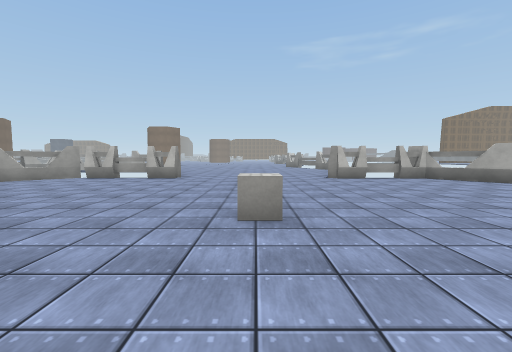
[1] (above)

21 first-person views from a walk through a scene from a Unity 3-D project. The camera is 1.4 m above the floor, tilts 4° down and sees 90° across. The floor is counted in squares, 2 m on a side. Each view is taken from the middle of a square. On the plan, view 1 faces up. The plan holds only what a view shows up to about 9 squares ahead; the rest is blank. The place goes on beyond the plan. Some animated figures are not drawn. Surface patterns are stand-ins for the level's own textures.

[2]
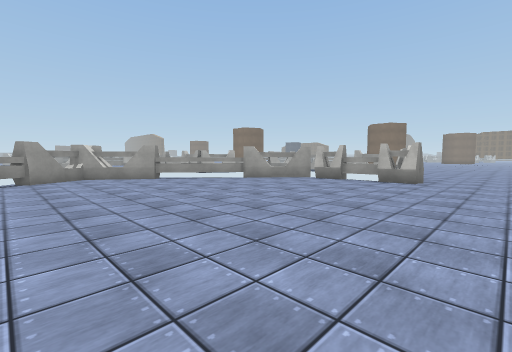

[3]
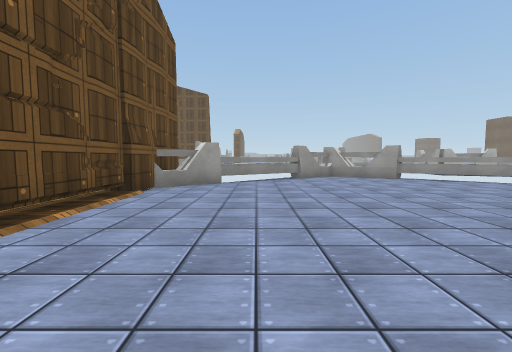

[4]
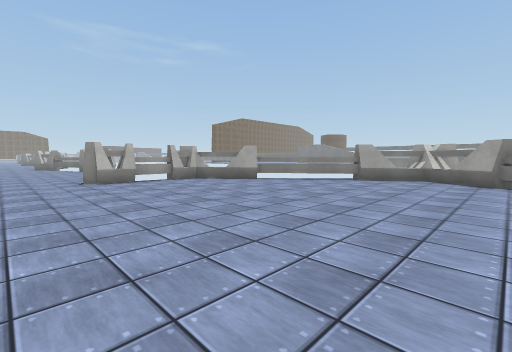

[5]
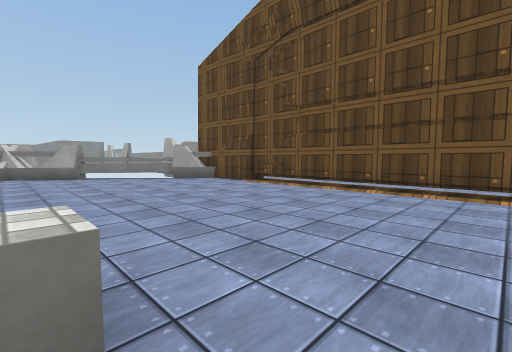

[6]
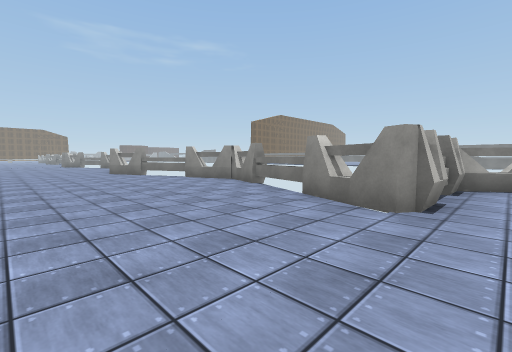

[7]
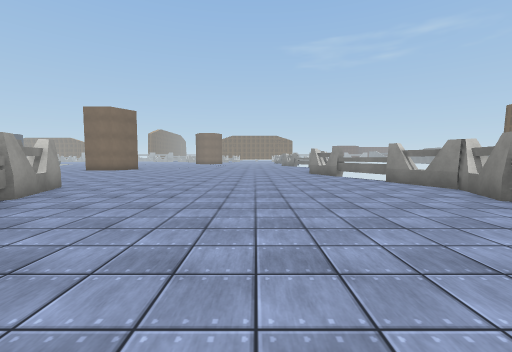

[8]
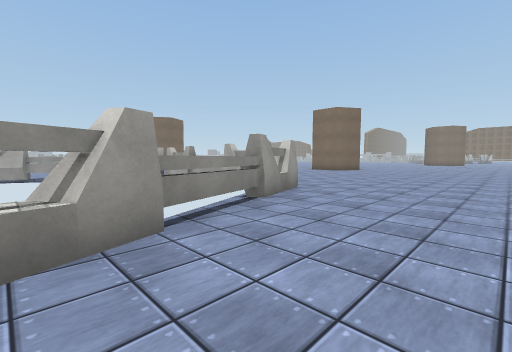

[9]
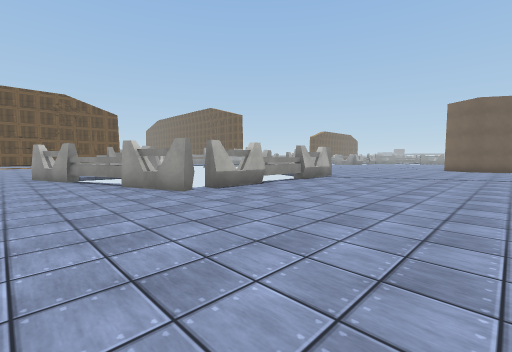

[10]
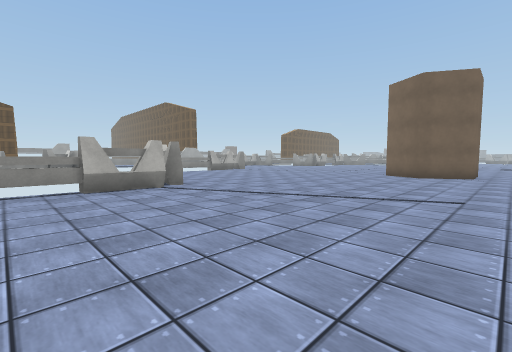

[11]
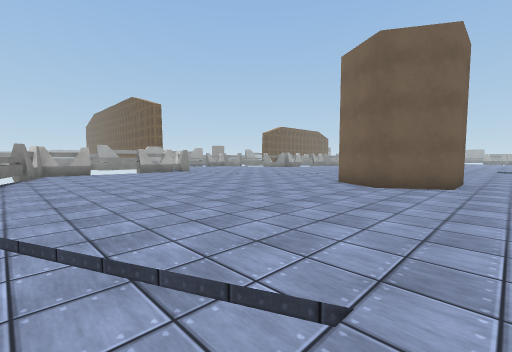

[12]
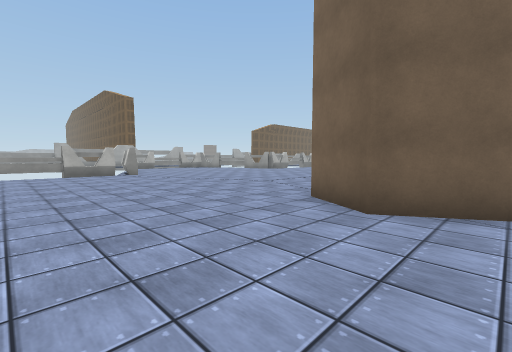

[13]
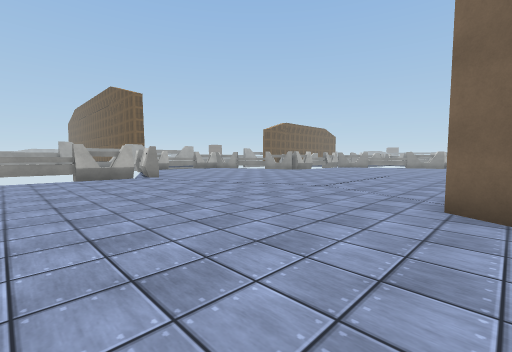

[14]
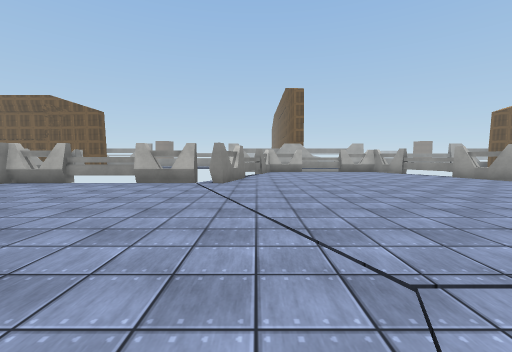

[15]
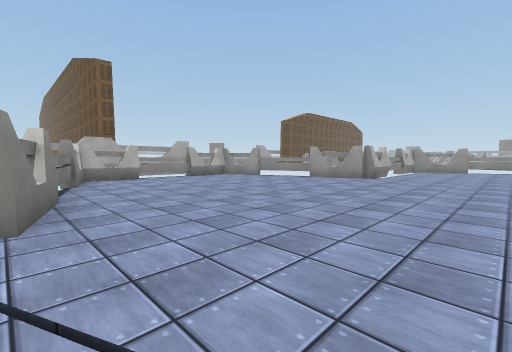

[16]
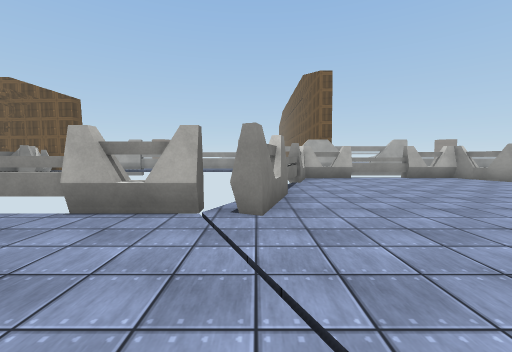

[17]
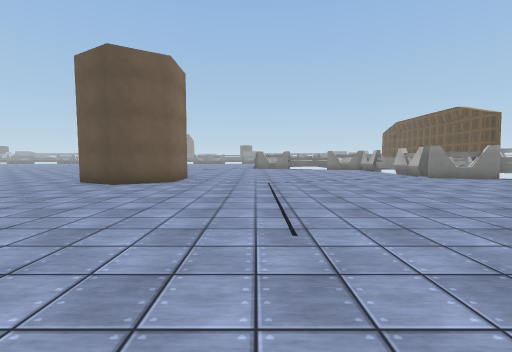

[18]
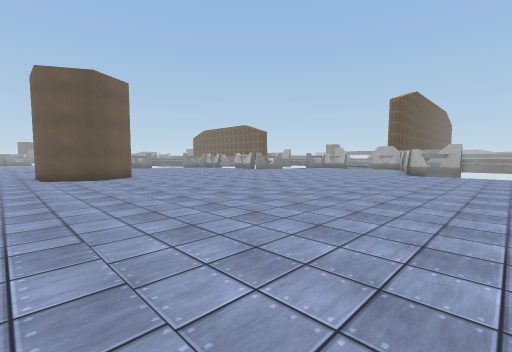

[19]
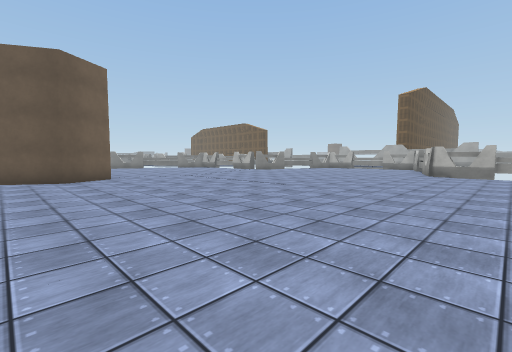

[20]
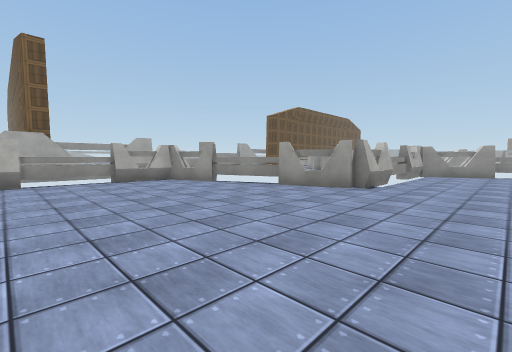

[21]
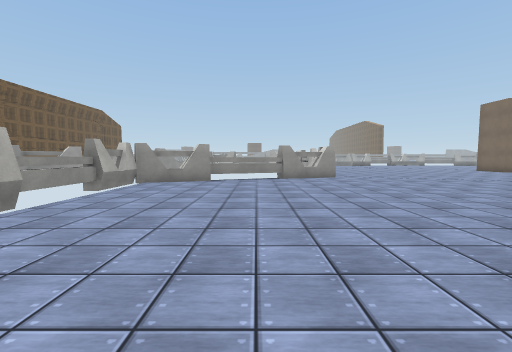

### Floor plan
Key: @ floor where view 1 was taken; # wall or solid block; x gap in a wall; . floor; = window, fence, low wall or low ledge; ^ raised ledge; C cube; O other object.
Columns run from 35 left of view 1 to 10 right of it. Each row starts with its distance up from view 1.
 21     ........................    ...
 20 ..  ...........OO...................
 19 ... ..........O OO...................
 18 ..............O O......................#
 17 ...............O.......................#
 16 .......................................##
 15 ........................x=#^###.........#
 14 #.......................##    #.........=
 13 #......................       ##.......##
 12 #......................#       #.......#
 11 ##.....................#       #.......#
 10  #....................##       #=.....##
  9  #..............###..##     #x###.....####
  8  #######........#######    ##............##
  7        #........#         ##..............##
  6        ##......##        ##................##
  5         #......#         #..................#
  4         ##.....#        ##..................##
  3          #######        #..........C.........#
  2                         ##...................#
  1                          #..................##
  0                          ##........@.......##
 -1                           ##...............#
 -2                           ##..... ........##
 -3                            #####  #########

Positions as (right, up) in squares from view 1, and headings:
1: (0, 0), facing up
2: (-1, 1), facing up-left
3: (-1, 0), facing left
4: (1, 1), facing up-right
5: (-1, 3), facing down-right
6: (-1, 8), facing up-right
7: (0, 9), facing up
8: (-1, 10), facing up-left
9: (-2, 20), facing down-left
10: (-8, 21), facing down-left
11: (-12, 21), facing down-left
12: (-15, 20), facing down-left
13: (-15, 18), facing down-left
14: (-20, 16), facing down
15: (-19, 12), facing down-left
16: (-19, 12), facing down
17: (-28, 15), facing right
18: (-31, 21), facing down-right
19: (-30, 20), facing down-right
20: (-22, 11), facing down-left
21: (-26, 12), facing left
